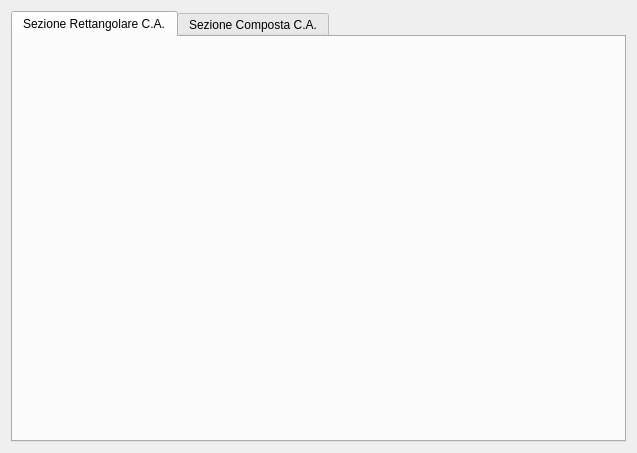
<?xml version="1.0" encoding="UTF-8"?>
<ui version="4.0">
 <class>QEasyCncrGUI</class>
 <widget class="QWidget" name="QEasyCncrGUI">
  <property name="geometry">
   <rect>
    <x>0</x>
    <y>0</y>
    <width>637</width>
    <height>453</height>
   </rect>
  </property>
  <property name="windowTitle">
   <string>Form</string>
  </property>
  <layout class="QGridLayout" name="gridLayout">
   <item row="0" column="0">
    <widget class="QTabWidget" name="tabWidget">
     <property name="currentIndex">
      <number>0</number>
     </property>
     <widget class="QWidget" name="simpleSectionRCncrTab">
      <attribute name="title">
       <string>Sezione Rettangolare C.A.</string>
      </attribute>
     </widget>
     <widget class="QWidget" name="simpleSectRCncrCompTab">
      <attribute name="title">
       <string>Sezione Composta C.A.</string>
      </attribute>
     </widget>
    </widget>
   </item>
  </layout>
 </widget>
 <resources/>
 <connections/>
</ui>
